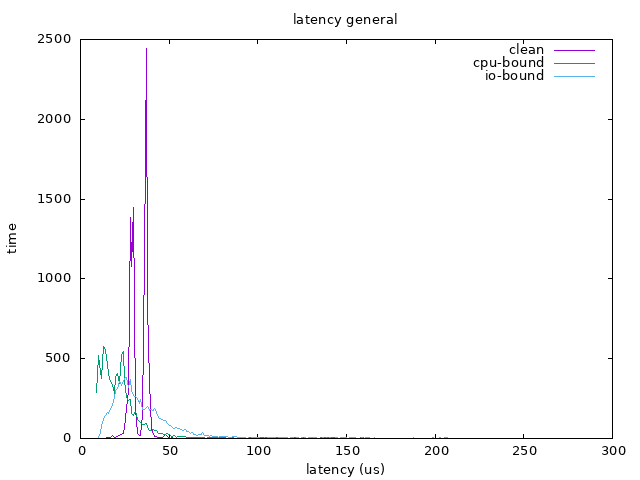

Write the gnuplot code that produced this figure.
reset                                                                           
set xlabel 'latency (us)'
set ylabel 'time'
set title 'latency general'
set term png enhanced font 'Verdana,10'
set output 'general.png'

plot \
'../../general/clean/latency_ctr.txt' using 1:2 with lines title 'clean', \
'../../general/cpu-bound/latency_ctr.txt' using 1:2 with lines title 'cpu-bound', \
'../../general/io-bound/latency_ctr.txt' using 1:2 with lines title 'io-bound'
